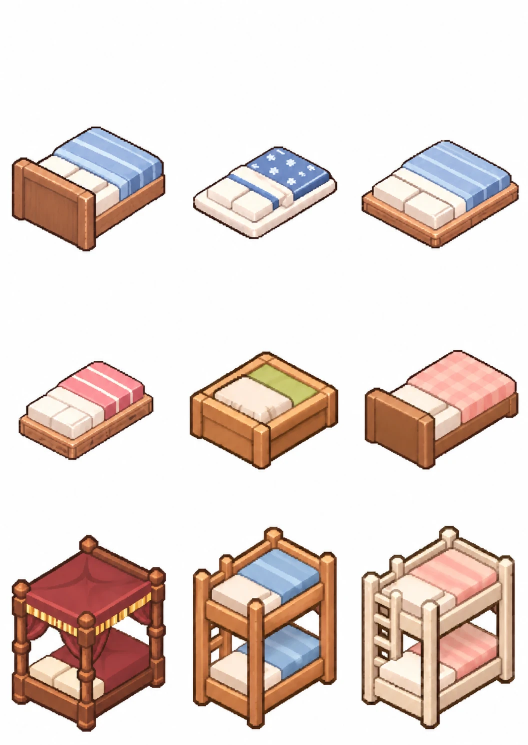
#> input picture art-src/beds_back_detail.webp, 1056 x 1490 px (shown at 1/2 size)
$ python side_theme.py ../beds_back_detail.webp ../beds_back_simple.webp 1.0 ../beds_back_simple.webp
#> lines starting #> are read from the running program, lines starting #| are printed output that depends on the picture; after the words box and inside, x2 and y2 are one past the last pixel; in counts of white or black regions, pixels touching at a corner belong together
# 배경 장식 시트 -> 조각별 도트 그림 (GPT 시트, 흰 배경·투명 배경 모두)
# 사용: python3 side_theme.py 시트.webp 출력폴더 피치 이름1,이름2,...
#  - 가까운 조각(흩어진 꽃잎, 찻김)은 한 그림으로 묶음
#  - 이름이 ...A, ...B 로 짝지어진 그림(숨 쉬는 동물)은 같은 크기 칸에 아래·가운데를 맞춤
#  - 이름이 ...Strip 인 선반 띠는 이음매 없이 반복되는 ...StripTile 도 만듦
import sys, numpy as np
from PIL import Image
from scipy import ndimage
from collections import Counter
src, out, pitch, names = sys.argv[1], sys.argv[2], float(sys.argv[3]), sys.argv[4].split(',')
im = Image.open(src).convert('RGBA'); bgim = Image.new('RGBA', im.size, (255, 255, 255, 255)); bgim.alpha_composite(im)
#> after `bgim = Image.new('RGBA', im.size, (255, 255, 255, 255))`: bgim: PIL image 1056x1490 RGBA; every value is 255
a = np.array(bgim.convert('RGB')).astype(int)
neutral = (a.min(2) > 236) & (a.max(2) - a.min(2) < 12)
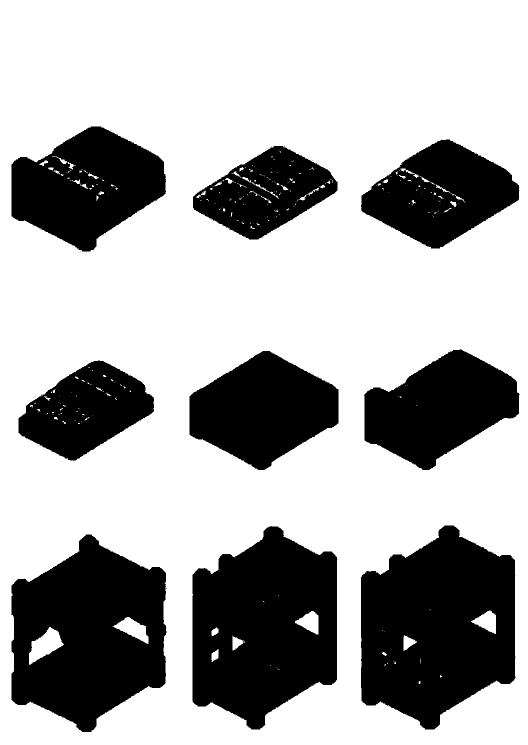
#> neutral: shape (1490, 1056) bool (shown at 1/2 size); 67.5% white; 34 black regions (25 under 20 px), largest, box (x1, y1, x2, y2) and area: (722, 1051, 1031, 1459) 92692, (385, 1052, 675, 1459) 87127, (23, 1069, 333, 1464) 84813
lab0, _ = ndimage.label(neutral)
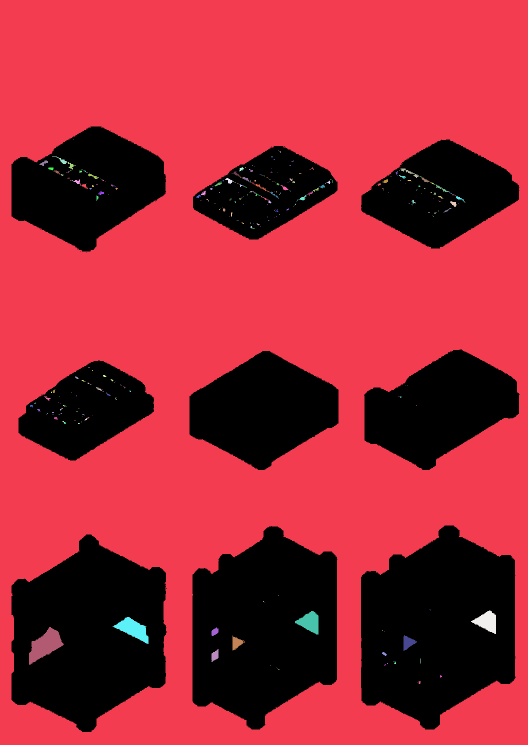
#> lab0: shape (1490, 1056) int32 (shown at 1/2 size); 346 distinct labels, from 0 to 345; one colour per label, 0 black
edge = set(np.unique(np.concatenate([lab0[0], lab0[-1], lab0[:, 0], lab0[:, -1]]))) - {0}
#> edge = 1 item
# 바구니 손잡이 안처럼 막힌 흰 배경 (아주 하얗고 넓은 곳만, 고양이 흰 털은 크림색이라 남음)
for k, sl in enumerate(ndimage.find_objects(lab0)):
    mk = lab0[sl] == k + 1
    if k + 1 not in edge and mk.sum() > 2000 and a[sl][mk].mean(0).min() >= 251.5: edge.add(k + 1)
#> this loop made 345 passes
#> mk on passes 2 to 4: [True], [True], [[True, True, True], [False, True, True]]
#> pass 1, `mk = lab0[sl] == k + 1`:
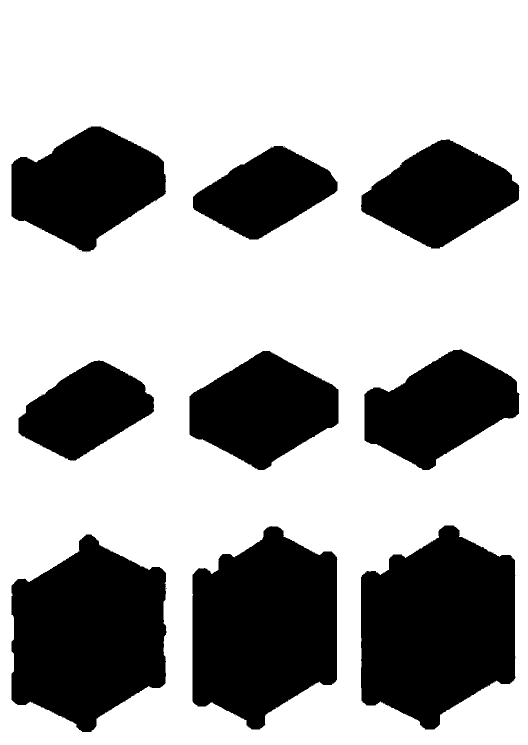
#> mk: shape (1490, 1056) bool (shown at 1/2 size); 66.8% white; 28 black regions (19 under 20 px), largest, box (x1, y1, x2, y2) and area: (722, 1051, 1031, 1459) 94581, (23, 1069, 333, 1464) 89229, (385, 1052, 675, 1459) 89227
#> after the loop, edge = 2 items
fg = ~np.isin(lab0, list(edge)); fg = ndimage.binary_opening(fg, iterations=1)
#> after `fg = ~np.isin(lab0, list(edge))`: fg: shape (1490, 1056) bool; 33% white; 28 white regions (19 under 20 px), largest, box (x1, y1, x2, y2) and area: (722, 1051, 1031, 1459) 94581, (385, 1052, 675, 1459) 89227, (23, 1069, 333, 1464) 86598
#> after `fg = ndimage.binary_opening(fg, iterations=1)`: fg: shape (1490, 1056) bool; 33% white; 9 white regions, largest, box (x1, y1, x2, y2) and area: (722, 1051, 1031, 1459) 94533, (385, 1052, 675, 1459) 89185, (23, 1069, 333, 1464) 86532
lab, n = ndimage.label(ndimage.binary_closing(fg, iterations=3))
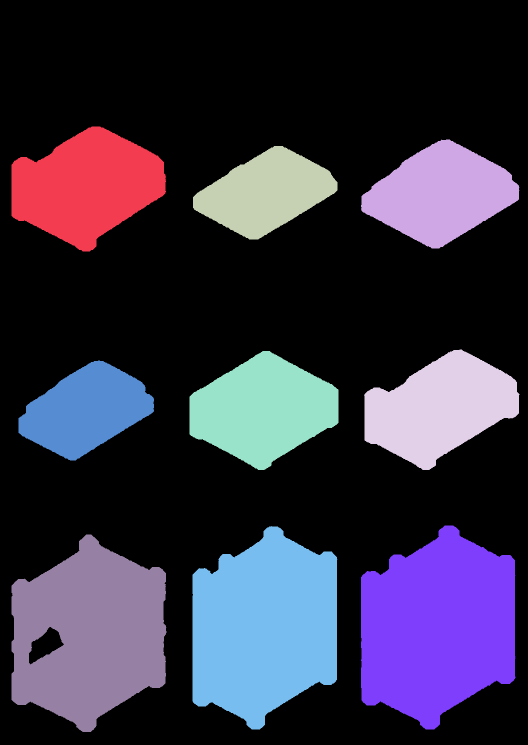
#> lab: shape (1490, 1056) int32 (shown at 1/2 size); 10 distinct labels, from 0 to 9; one colour per label, 0 black
#> n = 9
boxes = [[s[0].start, s[1].start, s[0].stop, s[1].stop] for i, s in enumerate(ndimage.find_objects(lab)) if (lab[s] == i + 1).sum() > 120]
#> boxes = [[253, 23, 503, 332], [279, 722, 497, 1039], [292, 386, 479, 675], [699, 728, 940, 1039], [702, 379, 940, 677], [721, 37, 921, 308], [1051, 722, 1459, 1031], [1052, 385, 1459, 675], [1069, 23, 1464, 333]]
G = 30
merged = True
while merged:
    merged = False
    for i in range(len(boxes)):
        for j in range(i + 1, len(boxes)):
            p, q = boxes[i], boxes[j]
            if p[0] - G < q[2] and q[0] - G < p[2] and p[1] - G < q[3] and q[1] - G < p[3]:
                boxes[i] = [min(p[0], q[0]), min(p[1], q[1]), max(p[2], q[2]), max(p[3], q[3])]; del boxes[j]; merged = True; break
        if merged: break
boxes.sort(key=lambda b: (b[0] + b[2]) / 2)
rows, cur = [], []
for b in boxes:
    c = (b[0] + b[2]) / 2
    if cur and c - np.mean([(q[0] + q[2]) / 2 for q in cur]) > 150: rows.append(cur); cur = []
    cur.append(b)
#> this loop made 9 passes
#> (b, c) on passes 1 to 9: ([253, 23, 503, 332], 378), ([292, 386, 479, 675], 385.5), ([279, 722, 497, 1039], 388), ([699, 728, 940, 1039], 819.5), ([702, 379, 940, 677], 821), ([721, 37, 921, 308], 821), ([1051, 722, 1459, 1031], 1255), ([1052, 385, 1459, 675], 1255.5), ([1069, 23, 1464, 333], 1266.5)
#> after the loop, cur = [[1051, 722, 1459, 1031], [1052, 385, 1459, 675], [1069, 23, 1464, 333]]; rows = [[[253, 23, 503, 332], [292, 386, 479, 675], [279, 722, 497, 1039]], [[699, 728, 940, 1039], [702, 379, 940, 677], [721, 37, 921, 308]]]
rows.append(cur)
boxes = [b for r in rows for b in sorted(r, key=lambda b: b[1])]
#> boxes = [[253, 23, 503, 332], [292, 386, 479, 675], [279, 722, 497, 1039], [721, 37, 921, 308], [702, 379, 940, 677], [699, 728, 940, 1039], [1069, 23, 1464, 333], [1052, 385, 1459, 675], [1051, 722, 1459, 1031]]
print('objects', len(boxes), 'names', len(names))
#| objects 9 names 1
made = {}
for (y0, x0, y1, x1), name in zip(boxes, names):
    c = a[y0:y1, x0:x1]; m = fg[y0:y1, x0:x1]
    H, W = m.shape; tw, th = max(1, round(W / pitch)), max(1, round(H / pitch)); px, py = W / tw, H / th
    o = np.zeros((th, tw, 4), np.uint8)
    for j in range(th):
        for i in range(tw):
            ya, yb = int(j * py), max(int(j * py) + 1, int((j + 1) * py)); xa, xb = int(i * px), max(int(i * px) + 1, int((i + 1) * px))
            mm = m[ya:yb, xa:xb]
            if mm.mean() < 0.5: continue
            q = c[ya:yb, xa:xb][mm]; k = Counter(tuple((v // 10) * 10) for v in q).most_common(1)[0][0]
            sel = q[np.all((q // 10) * 10 == k, axis=1)]; o[j, i, :3] = sel.mean(0); o[j, i, 3] = 255
    # 혼자 떨어진 도트(가장자리 부스러기) 지움
    op = o[:, :, 3] > 0; pad = np.pad(op, 1)
    nb = pad[:-2, 1:-1].astype(int) + pad[2:, 1:-1] + pad[1:-1, :-2] + pad[1:-1, 2:]
    o[op & (nb <= 1), 3] = 0
    made[name] = o
#> this loop made 1 pass
#> (y0, x0, y1, x1, name, H, W, tw) on pass 1: (253, 23, 503, 332, '../beds_back_simple.webp', 250, 309, 309)
#> pass 1, `c = a[y0:y1, x0:x1]`:
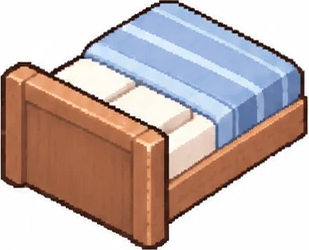
#> c: shape (250, 309, 3) int64; mean R, G, B 197.9, 180.5, 176.3
#> pass 1, `m = fg[y0:y1, x0:x1]`:
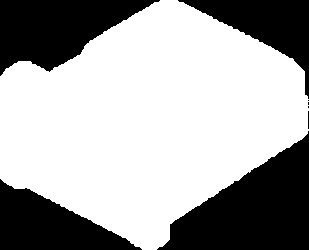
#> m: shape (250, 309) bool; 65.2% white; 8 black regions (4 under 20 px), largest, box (x1, y1, x2, y2) and area: (157, 131, 309, 250) 9933, (0, 0, 160, 76) 7031, (0, 179, 142, 250) 5394, (178, 0, 309, 99) 4514
#> after the loop, made = 1 item

# 숨 쉬는 동물 짝: 같은 크기 칸, 바닥을 맞추고 방석 가운데를 맞춤
def base_center(o):
    al = o[:, :, 3] > 0; ys = np.where(al.any(1))[0]; xs = np.where(al[ys[-3]:ys[-1] + 1].any(0))[0]
    return (xs[0] + xs[-1]) / 2
for na in [n for n in made if n.endswith('A') and n[:-1] + 'B' in made]:
    nb = na[:-1] + 'B'; A, B = made[na], made[nb]
    ca, cb = base_center(A), base_center(B); dx = round(ca - cb)
    left = max(0, dx); W = max(A.shape[1] + max(0, -dx), B.shape[1] + left); H = max(A.shape[0], B.shape[0])
    for n, o, x in ((na, A, max(0, -dx)), (nb, B, left)):
        c = np.zeros((H, W, 4), np.uint8); c[H - o.shape[0]:, x:x + o.shape[1]] = o; made[n] = c
#> this loop made 0 passes

# 선반 띠: 양 끝 모서리를 빼고, 끝과 끝이 가장 잘 이어지는 길이로 잘라 반복 그림을 만듦
for n in [n for n in made if n.endswith('Strip')]:
    a = made[n].astype(int); W = a.shape[1]; best = None
    for x0 in range(4, 14):
        for L in range(60, W - x0 - 4):
            d = sum(np.abs(a[:, x0 + k] - a[:, x0 + L + k]).sum() for k in (-1, 0, 1))
            if best is None or d - L * 30 < best[0]: best = (d - L * 30, x0, L)
    t = a[:, best[1]:best[1] + best[2]]; rows = np.where(t[:, :, 3].max(1) > 0)[0]
    made[n + 'Tile'] = t[rows[0]:].astype(np.uint8)
    del made[n]

for n, o in made.items():
    Image.fromarray(o).save(f'{out}/{n}.png'); print(n, o.shape[1], o.shape[0])
#> this loop made 1 pass
#| ../beds_back_simple.webp 309 250
